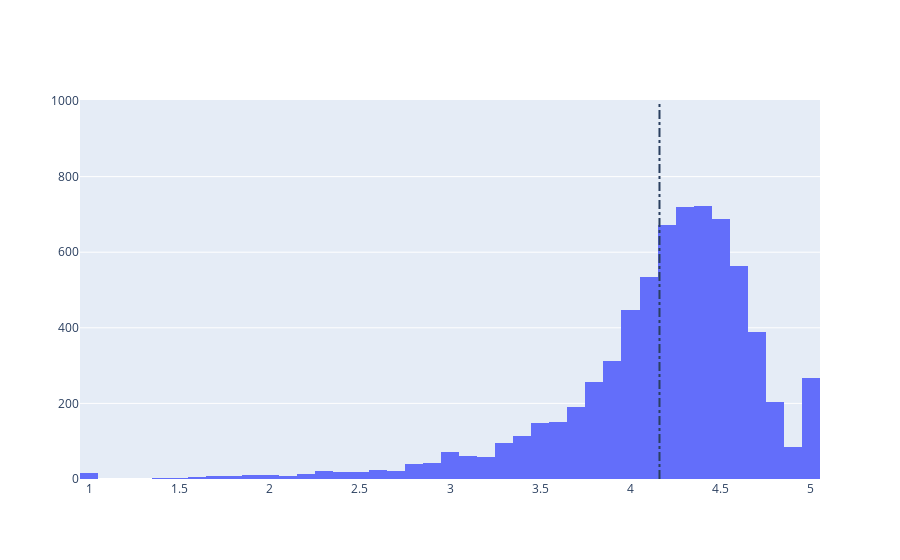

The cell this chart's notebook holds for it:
### Markdown cell above
## 4. Distribution of app ratings
<p>After having witnessed the market share for each category of apps, let's see how all these apps perform on an average. App ratings (on a scale of 1 to 5) impact the discoverability, conversion of apps as well as the company's overall brand image. Ratings are a key performance indicator of an app.</p>
<p>From our research, we found that the average volume of ratings across all app categories is <code>4.17</code>. The histogram plot is skewed to the left indicating that the majority of the apps are highly rated with only a few exceptions in the low-rated apps.</p>

### Code cell
# Average rating of apps
avg_app_rating = apps['Rating'].mean()
print('Average app rating = ', avg_app_rating)

# Distribution of apps according to their ratings
data = [go.Histogram(
        x = apps['Rating']
)]

# Vertical dashed line to indicate the average app rating
layout = {'shapes': [{
              'type' :'line',
              'x0': avg_app_rating,
              'y0': 0,
              'x1': avg_app_rating,
              'y1': 1000,
              'line': { 'dash': 'dashdot'}
          }]
          }

plotly.offline.iplot({'data': data, 'layout': layout})

### Figure 1 — Plotly figure (JSON) as saved in the notebook; plotly's stock layout.template omitted (floating-point values rounded to 4 significant figures; data arrays with more than 128 entries replaced by an {"elided": "..."} marker saying what was removed)
{"data": [{"type": "histogram", "x": {"elided": "7021 float values"}}], "layout": {"shapes": [{"line": {"dash": "dashdot"}, "type": "line", "x0": 4.161, "x1": 4.161, "y0": 0, "y1": 1000}]}}
